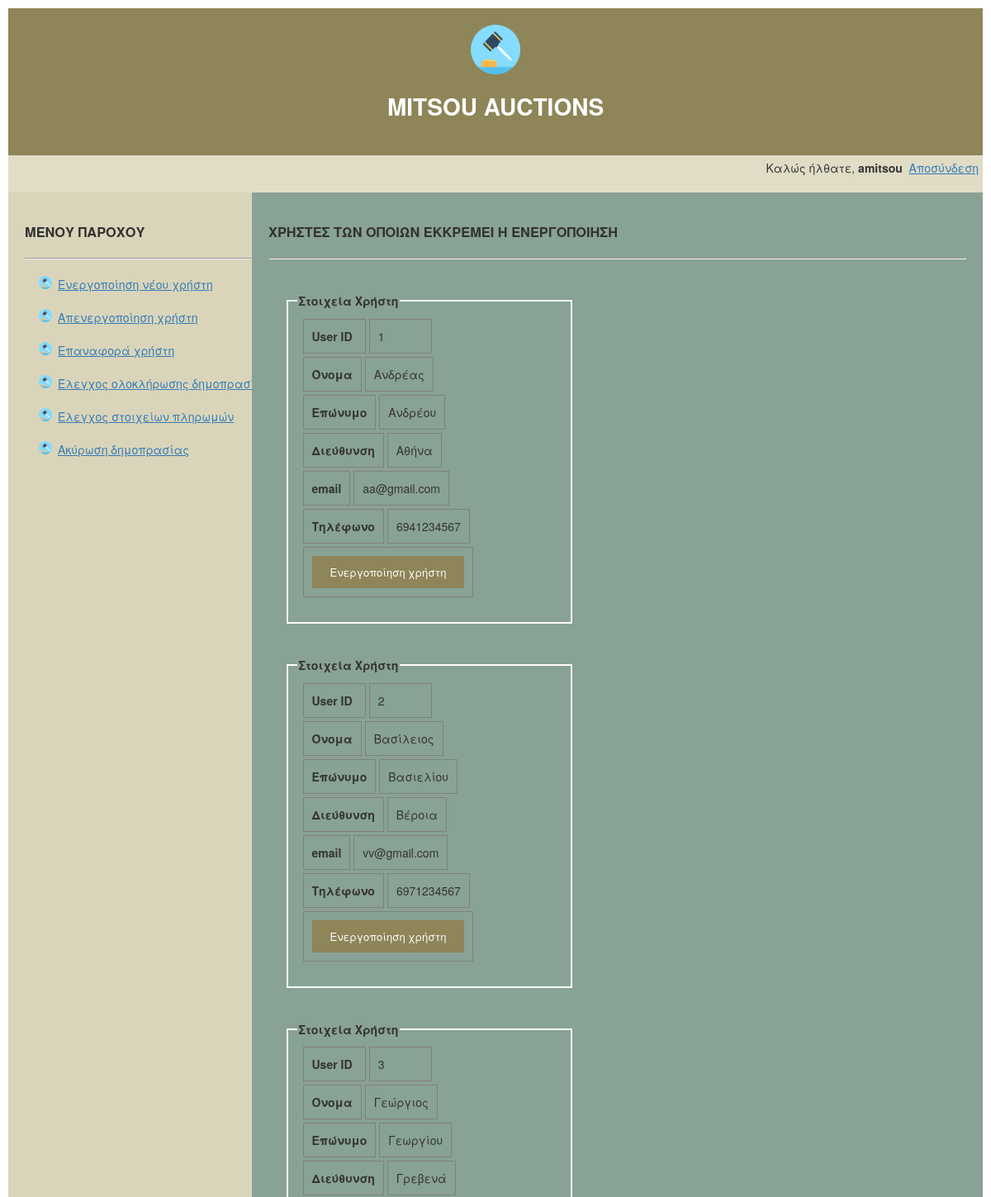
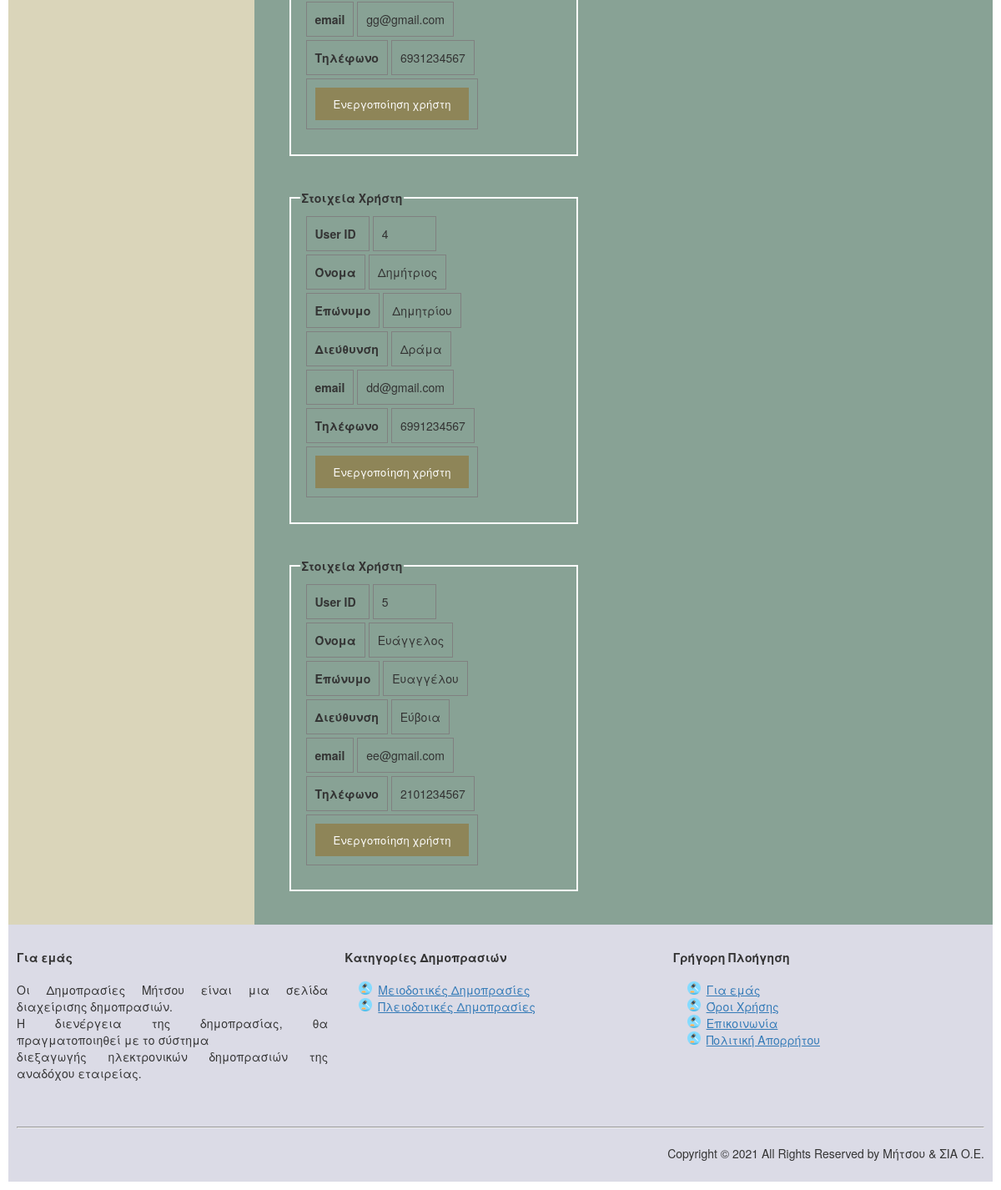
Screenshot of /user_act.php (signed in) with the database file from the repository (2 pictures, top to bottom).
### tables this page shows
CREATE TABLE `Users` (
  `user_id` int UNSIGNED NOT NULL,
  `u_status` tinyint(1) UNSIGNED NOT NULL COMMENT 'Η κατάσταση του χρήστη',
  `approval_pom` int UNSIGNED DEFAULT NULL COMMENT 'Ο κωδικός του διαχειριστή που ενεργοποίησε τον χρήστη',
  `approval_date` date DEFAULT NULL COMMENT 'Η ημερομηνία ενεργοποίησης του χρήστη',
  `last_modif_pom` int UNSIGNED DEFAULT NULL COMMENT 'Ο κωδικός του διαχειριστή που έκανε την τελευταία τροποποίηση στην κατάσταση του χρήστη',
  `last_modif_date` date DEFAULT NULL COMMENT 'Η ημερομηνία τελευταίας τροποποίησης στην κατάσταση του χρήστη',
  `username` varchar(25) NOT NULL COMMENT 'Το όνομα χρήστη',
  `password` varchar(8) NOT NULL COMMENT 'Ο κωδικός χρήστη',
  `firstname` varchar(25) NOT NULL COMMENT 'Το κύριο όνομα του χρήστη',
  `lastname` varchar(25) NOT NULL COMMENT 'Το επώνυμο του χρήστη',
  `address` varchar(255) DEFAULT NULL COMMENT 'Η πλήρης διεύθυνση του χρήστη',
  `email` varchar(45) NOT NULL COMMENT 'Το email του χρήστη',
  `telephone` varchar(10) DEFAULT NULL COMMENT 'Το τηλέφωνο του χρήστη'
);

### user_act.php (the view, shortened to what this page needs)
<html>
	<head>
		<link rel="stylesheet" type="text/css" href="auction_style.css">
	</head>
	<body>
		<?php
			include "header.php";
			include "config.php";
			$statement = "SELECT * FROM users WHERE u_status='1'";
			$stmt = $link->prepare($statement);
			$stmt->execute();
			$result = $stmt->get_result();
			echo 	"<div class='section_2'>
					<div class='section_2L'>";
					if (isset($_SESSION["provider"]) && $_SESSION["provider"] == true)
						include "menu_prov.php";
					else
						include "menu_mod.php";
			echo 	"</div>
					<div class='section_2R'>";
			if (mysqli_num_rows($result) > 0)
			{
				echo 	"<h3>ΧΡΗΣΤΕΣ ΤΩΝ ΟΠΟΙΩΝ ΕΚΚΡΕΜΕΙ Η ΕΝΕΡΓΟΠΟΙΗΣΗ</h3> <hr>";
				while($row = mysqli_fetch_array($result))
				{
					echo 	"<div class='wrapper'>
							<fieldset>
							<legend> Στοιχεία Χρήστη</legend>
							<div class='item'>
								<form action='user_act_confirm.php?user_id=".$row['user_id']."' method='post'>
									<div class='item_row'>
										<div class='item_col'> <label> User ID </label> </div>
										<div class='item_col'> ". $row["user_id"]. "</div>
									</div>
									<div class='item_row'>
										<div class='item_col'> <label> Όνομα </label> </div>
										<div class='item_col'> ". $row["firstname"]. " </div>
									</div>
									<div class='item_row'>
										<div class='item_col'> <label> Επώνυμο </label> </div>
										<div class='item_col'> ". $row["lastname"]. " </div>
									</div>
									<div class='item_row'>
										<div class='item_col'> <label> Διεύθυνση </label> </div>
										<div class='item_col'> ". $row["address"]. " </div>
									</div>
									<div class='item_row'>
										<div class='item_col'> <label> email </label> </div>
										<div class='item_col'> ". $row["email"]. " </div>
									</div>
									<div class='item_row'>
										<div class='item_col'> <label> Τηλέφωνο </label> </div>
										<div class='item_col'> ". $row["telephone"]. " </div>
									</div>
									<div class='item_row'>
										<div class='item_col'> <input type='submit' class='button' value='Ενεργοποίηση χρήστη' name='button_user_act'> </div>
									</div>
								</form>
							</div>
						</fieldset>
						</div>";
				}
			}
			echo "</div>";
			echo "</div>";
			include "footer.php";
		?>
   </body>
</html>

### header.php
<div class="header">
	<a href="index.php"><img src="auctions_logo.png" alt="Auctions_Logo" width="60px" height="60px" class="header_a"></a>
	<h1 class="header_text"> MITSOU AUCTIONS</h1>
</div>
<div class="section_1">
	<?php
		if(!isset($_SESSION["loggedin"]) || $_SESSION["loggedin"] != true)
		{
			include "login.php";
		}
		else if (isset($_SESSION["administrator"]) && $_SESSION["administrator"] == true)
		{
			echo "Καλώς ήλθατε,&nbsp;<b>".htmlspecialchars($_SESSION['administrator'])."</b>&nbsp;&nbsp;<a href='logout.php'>Αποσύνδεση</a>";
		}
		else
		{
			echo "Καλώς ήλθατε,&nbsp;<b>".htmlspecialchars($_SESSION['username'])."</b>&nbsp;&nbsp;<a href='logout.php'>Αποσύνδεση</a>";
		}
	?>
</div>

### menu_prov.php
<?php
	if (!isset($_SESSION["administrator"]) || $_SESSION["administrator"] != true)
	{
		header("location:index.php");
	}
	else
	{
		echo "<div class='wrapper'>
				<h3>ΜΕΝΟΥ ΠΑΡΟΧΟΥ</h3>
				<hr>
				<ul>
					<li> <a href='user_act.php'> Ενεργοποίηση νέου χρήστη </a> </li>
					<br>
					<li> <a href='user_deact.php'> Απενεργοποίηση χρήστη </a> </li>
					<br>
					<li> <a href='user_react.php'> Επαναφορά χρήστη </a> </li>
					<br>
					<li> <a href='#'> Έλεγχος ολοκλήρωσης δημοπρασίας </a> </li>
					<br>
					<li> <a href='#'> Έλεγχος στοιχείων πληρωμών </a> </li>
					<br>
					<li> <a href='#'> Ακύρωση δημοπρασίας </a> </li>
					<br>
				</ul>
			</div>";
	}
?>

### footer.php
<div class="footer">
	<div class="footer_item">
		<h4>Για εμάς</h4>
		<p>Οι Δημοπρασίες Μήτσου είναι μια σελίδα διαχείρισης δημοπρασιών.<br>
		Η διενέργεια της δημοπρασίας, θα πραγματοποιηθεί με το σύστημα <br>
		διεξαγωγής ηλεκτρονικών δημοπρασιών της αναδόχου εταιρείας.</p>
	</div>
	<div class="footer_item">
		<h4>Κατηγορίες Δημοπρασιών</h4>
		<ul>
			<li><a href="#">Μειοδοτικές Δημοπρασίες</a></li>
			<li><a href="#">Πλειοδοτικές Δημοπρασίες</a></li>
		</ul>
	</div>
	<div class="footer_item">
		<h4>Γρήγορη Πλοήγηση</h4>
		<ul>
			<li><a href="#">Για εμάς</a></li>
			<li><a href="#">Όροι Xρήσης</a></li>
			<li><a href="#">Επικοινωνία</a></li>
			<li><a href="#">Πολιτική Απορρήτου</a></li>
		</ul>
	</div>
</div>
<div class="footer_C">
	<hr>
	<p style="text-align:right">Copyright &copy; 2021 All Rights Reserved by Μήτσου & ΣΙΑ Ο.Ε.</p>
</div>

### auction_style.css (style rules this page uses)
html { font-family: "Helvetica Neue", Helvetica, Arial, sans-serif; }
body { margin: 10; font-size: 14px; line-height: 1.42857143; color: #333; background-color: #fff; }
p { font-size: 14px; text-align: justify; margin-block-start: 1em; margin-block-end: 1em; }
a { background-color: transparent; font-size: 14px; color: #337ab7; }
ul { list-style-image: url('bullet.png'); }
li { line-height: 1.42857143; }
label, legend { font-size: 14px; font-weight: bold; }
hr { margin-top: 20px; margin-bottom: 20px; border-top: 1px solid #eee; border-style: inset; border-width: 1px; }
fieldset { border:2px solid #fff; }
div { font-weight: normal; }
.header { padding:20px; background-color:#8e8558; }
.header_a { margin:auto; display:block; }
.header_text { text-align: center; color:#fff; display:block; }
.section_1 { height:35px; background-color:#e0dcc6; padding:5px; display:flex; justify-content:flex-end; }
.section_2 { display: flex; }
.section_2L { height:auto; width:25%; background-color:#dad5ba; }
.section_2R { height:auto; width:75%; background-color: #88a295; padding:20px; }
.footer { display: flex; background-color: #dbdbe6; }
.footer_item { width:33.333%; padding:10px; }
.footer_C { padding:10px; background-color: #dbdbe6; }
.wrapper { width: 350px; padding: 20px; }
.button { background-color: #8e8558; border: none; color: white; padding: 8px 20px; text-align: center; font-family: "Helvetica Neue", Helvetica, Arial, sans-serif; font-size: 13px; cursor: pointer; color: white; border: 2px solid #8e8558; }
.item { display: inline-block; margin: 5px; width: 50%; }
.item_row { display: flex; width: 100%; }
.item_col { border:1px solid grey; margin:2px; flex: 50%; padding: 10px; }

### rows the page displays
users: user_id "1", firstname "Ανδρέας", lastname "Ανδρέου", address "Αθήνα", email "aa@gmail.com", telephone "6941234567"
users: user_id "2", firstname "Βασίλειος", lastname "Βασιελίου", address "Βέροια", email "vv@gmail.com", telephone "6971234567"
users: user_id "3", firstname "Γεώργιος", lastname "Γεωργίου", address "Γρεβενά", email "gg@gmail.com", telephone "6931234567"
users: user_id "4", firstname "Δημήτριος", lastname "Δημητρίου", address "Δράμα", email "dd@gmail.com", telephone "6991234567"
users: user_id "5", firstname "Ευάγγελος", lastname "Ευαγγέλου", address "Εύβοια", email "ee@gmail.com", telephone "2101234567"

### other values shown
$_SESSION['administrator'] "amitsou"
